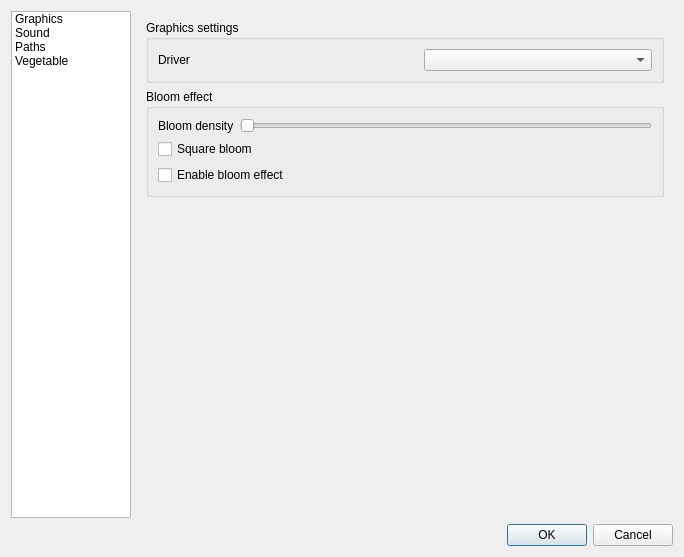
<?xml version="1.0" encoding="UTF-8"?>
<ui version="4.0">
 <class>CSettingsDialog</class>
 <widget class="QDialog" name="CSettingsDialog">
  <property name="windowModality">
   <enum>Qt::NonModal</enum>
  </property>
  <property name="geometry">
   <rect>
    <x>0</x>
    <y>0</y>
    <width>684</width>
    <height>557</height>
   </rect>
  </property>
  <property name="windowTitle">
   <string>Settings</string>
  </property>
  <property name="windowIcon">
   <iconset resource="object_viewer_qt.qrc">
    <normaloff>:/images/preferences.png</normaloff>:/images/preferences.png</iconset>
  </property>
  <property name="modal">
   <bool>true</bool>
  </property>
  <layout class="QGridLayout" name="gridLayout">
   <item row="0" column="0" colspan="2">
    <widget class="QListWidget" name="listWidget">
     <property name="sizePolicy">
      <sizepolicy hsizetype="Expanding" vsizetype="Expanding">
       <horstretch>0</horstretch>
       <verstretch>0</verstretch>
      </sizepolicy>
     </property>
     <property name="maximumSize">
      <size>
       <width>120</width>
       <height>16777215</height>
      </size>
     </property>
     <item>
      <property name="text">
       <string>Graphics</string>
      </property>
     </item>
     <item>
      <property name="text">
       <string>Sound</string>
      </property>
     </item>
     <item>
      <property name="text">
       <string>Paths</string>
      </property>
     </item>
     <item>
      <property name="text">
       <string>Vegetable</string>
      </property>
     </item>
    </widget>
   </item>
   <item row="1" column="0" colspan="3">
    <widget class="QDialogButtonBox" name="buttonBox">
     <property name="orientation">
      <enum>Qt::Horizontal</enum>
     </property>
     <property name="standardButtons">
      <set>QDialogButtonBox::Cancel|QDialogButtonBox::Ok</set>
     </property>
    </widget>
   </item>
   <item row="0" column="2">
    <widget class="QStackedWidget" name="stackedWidget">
     <property name="sizePolicy">
      <sizepolicy hsizetype="Preferred" vsizetype="Expanding">
       <horstretch>0</horstretch>
       <verstretch>0</verstretch>
      </sizepolicy>
     </property>
     <property name="frameShape">
      <enum>QFrame::NoFrame</enum>
     </property>
     <property name="frameShadow">
      <enum>QFrame::Plain</enum>
     </property>
     <property name="currentIndex">
      <number>0</number>
     </property>
     <widget class="QWidget" name="graphicsPage">
      <layout class="QGridLayout" name="gridLayout_10">
       <item row="0" column="0">
        <widget class="QGroupBox" name="graphicsGroupBox">
         <property name="title">
          <string>Graphics settings</string>
         </property>
         <layout class="QGridLayout" name="gridLayout_3">
          <item row="0" column="0">
           <layout class="QHBoxLayout" name="horizontalLayout_3">
            <item>
             <widget class="QLabel" name="driverGraphLabel">
              <property name="text">
               <string>Driver</string>
              </property>
             </widget>
            </item>
            <item>
             <spacer name="horizontalSpacer_3">
              <property name="orientation">
               <enum>Qt::Horizontal</enum>
              </property>
              <property name="sizeHint" stdset="0">
               <size>
                <width>40</width>
                <height>20</height>
               </size>
              </property>
             </spacer>
            </item>
            <item>
             <widget class="QComboBox" name="driverGraphComboBox">
              <property name="sizePolicy">
               <sizepolicy hsizetype="MinimumExpanding" vsizetype="Fixed">
                <horstretch>0</horstretch>
                <verstretch>0</verstretch>
               </sizepolicy>
              </property>
             </widget>
            </item>
           </layout>
          </item>
         </layout>
        </widget>
       </item>
       <item row="1" column="0">
        <widget class="QGroupBox" name="groupBox_2">
         <property name="title">
          <string>Bloom effect</string>
         </property>
         <layout class="QGridLayout" name="gridLayout_5">
          <item row="0" column="0">
           <layout class="QHBoxLayout" name="horizontalLayout_5">
            <item>
             <widget class="QLabel" name="label_5">
              <property name="text">
               <string>Bloom density</string>
              </property>
             </widget>
            </item>
            <item>
             <widget class="QSlider" name="bloomDensityHorizontalSlider">
              <property name="maximum">
               <number>255</number>
              </property>
              <property name="orientation">
               <enum>Qt::Horizontal</enum>
              </property>
             </widget>
            </item>
           </layout>
          </item>
          <item row="1" column="0">
           <widget class="QCheckBox" name="squareBloomCheckBox">
            <property name="text">
             <string>Square bloom</string>
            </property>
           </widget>
          </item>
          <item row="2" column="0">
           <widget class="QCheckBox" name="enableBloomCheckBox">
            <property name="text">
             <string>Enable bloom effect</string>
            </property>
           </widget>
          </item>
         </layout>
        </widget>
       </item>
       <item row="2" column="0">
        <spacer name="verticalSpacer_2">
         <property name="orientation">
          <enum>Qt::Vertical</enum>
         </property>
         <property name="sizeHint" stdset="0">
          <size>
           <width>20</width>
           <height>283</height>
          </size>
         </property>
        </spacer>
       </item>
      </layout>
     </widget>
     <widget class="QWidget" name="soundPage">
      <layout class="QGridLayout" name="gridLayout_4">
       <item row="0" column="0">
        <widget class="QGroupBox" name="soundGroupBox">
         <property name="title">
          <string>Sound settings</string>
         </property>
         <layout class="QGridLayout" name="gridLayout_2">
          <item row="0" column="0">
           <layout class="QVBoxLayout" name="verticalLayout">
            <item>
             <layout class="QHBoxLayout" name="horizontalLayout">
              <item>
               <widget class="QLabel" name="driverSndLabel">
                <property name="text">
                 <string>Driver</string>
                </property>
               </widget>
              </item>
              <item>
               <spacer name="horizontalSpacer">
                <property name="orientation">
                 <enum>Qt::Horizontal</enum>
                </property>
                <property name="sizeHint" stdset="0">
                 <size>
                  <width>40</width>
                  <height>20</height>
                 </size>
                </property>
               </spacer>
              </item>
              <item>
               <widget class="QComboBox" name="driverSndComboBox">
                <property name="sizePolicy">
                 <sizepolicy hsizetype="MinimumExpanding" vsizetype="Fixed">
                  <horstretch>0</horstretch>
                  <verstretch>0</verstretch>
                 </sizepolicy>
                </property>
               </widget>
              </item>
             </layout>
            </item>
            <item>
             <widget class="QCheckBox" name="autoLoadSampleCheckBox">
              <property name="text">
               <string>SoundAutoLoadSample</string>
              </property>
             </widget>
            </item>
            <item>
             <widget class="QCheckBox" name="enableOccludeObstructCheckBox">
              <property name="text">
               <string>SoundEnableOccludeObstruct</string>
              </property>
             </widget>
            </item>
            <item>
             <widget class="QCheckBox" name="enableReverbCheckBox">
              <property name="text">
               <string>SoundEnableReverb</string>
              </property>
             </widget>
            </item>
            <item>
             <widget class="QCheckBox" name="manualRolloffCheckBox">
              <property name="text">
               <string>SoundManualRolloff</string>
              </property>
             </widget>
            </item>
            <item>
             <widget class="QCheckBox" name="forceSoftwareCheckBox">
              <property name="text">
               <string>SoundForceSoftware</string>
              </property>
             </widget>
            </item>
            <item>
             <widget class="QCheckBox" name="useADPCMCheckBox">
              <property name="text">
               <string>SoundUseADPCM</string>
              </property>
             </widget>
            </item>
            <item>
             <layout class="QHBoxLayout" name="horizontalLayout_2">
              <item>
               <widget class="QLabel" name="maxTrackLabel">
                <property name="text">
                 <string>SoundMaxTrack</string>
                </property>
               </widget>
              </item>
              <item>
               <spacer name="horizontalSpacer_2">
                <property name="orientation">
                 <enum>Qt::Horizontal</enum>
                </property>
                <property name="sizeHint" stdset="0">
                 <size>
                  <width>40</width>
                  <height>20</height>
                 </size>
                </property>
               </spacer>
              </item>
              <item>
               <widget class="QSpinBox" name="maxTrackSpinBox">
                <property name="sizePolicy">
                 <sizepolicy hsizetype="Expanding" vsizetype="Fixed">
                  <horstretch>0</horstretch>
                  <verstretch>0</verstretch>
                 </sizepolicy>
                </property>
               </widget>
              </item>
             </layout>
            </item>
           </layout>
          </item>
         </layout>
        </widget>
       </item>
       <item row="1" column="0">
        <spacer name="verticalSpacer">
         <property name="orientation">
          <enum>Qt::Vertical</enum>
         </property>
         <property name="sizeHint" stdset="0">
          <size>
           <width>20</width>
           <height>89</height>
          </size>
         </property>
        </spacer>
       </item>
      </layout>
     </widget>
     <widget class="QWidget" name="pathsPage">
      <layout class="QGridLayout" name="gridLayout_7">
       <item row="0" column="0">
        <widget class="QGroupBox" name="searchPathsGroupBox">
         <property name="title">
          <string>Search paths</string>
         </property>
         <layout class="QGridLayout" name="gridLayout_6">
          <item row="0" column="0" rowspan="2">
           <widget class="QListWidget" name="pathsListWidget"/>
          </item>
          <item row="0" column="1">
           <layout class="QVBoxLayout" name="verticalLayout_2">
            <item>
             <widget class="QToolButton" name="addToolButton">
              <property name="sizePolicy">
               <sizepolicy hsizetype="Preferred" vsizetype="Maximum">
                <horstretch>0</horstretch>
                <verstretch>0</verstretch>
               </sizepolicy>
              </property>
              <property name="text">
               <string>...</string>
              </property>
              <property name="icon">
               <iconset resource="object_viewer_qt.qrc">
                <normaloff>:/images/list-add.png</normaloff>:/images/list-add.png</iconset>
              </property>
              <property name="iconSize">
               <size>
                <width>16</width>
                <height>16</height>
               </size>
              </property>
             </widget>
            </item>
            <item>
             <widget class="QToolButton" name="removeToolButton">
              <property name="text">
               <string>...</string>
              </property>
              <property name="icon">
               <iconset resource="object_viewer_qt.qrc">
                <normaloff>:/images/list-remove.png</normaloff>:/images/list-remove.png</iconset>
              </property>
             </widget>
            </item>
            <item>
             <widget class="QToolButton" name="upToolButton">
              <property name="text">
               <string>...</string>
              </property>
              <property name="icon">
               <iconset resource="object_viewer_qt.qrc">
                <normaloff>:/images/go-up.png</normaloff>:/images/go-up.png</iconset>
              </property>
             </widget>
            </item>
            <item>
             <widget class="QToolButton" name="downToolButton">
              <property name="text">
               <string>...</string>
              </property>
              <property name="icon">
               <iconset resource="object_viewer_qt.qrc">
                <normaloff>:/images/go-down.png</normaloff>:/images/go-down.png</iconset>
              </property>
             </widget>
            </item>
           </layout>
          </item>
          <item row="1" column="1">
           <spacer name="verticalSpacer_4">
            <property name="orientation">
             <enum>Qt::Vertical</enum>
            </property>
            <property name="sizeHint" stdset="0">
             <size>
              <width>20</width>
              <height>195</height>
             </size>
            </property>
           </spacer>
          </item>
         </layout>
        </widget>
       </item>
      </layout>
     </widget>
     <widget class="QWidget" name="page">
      <layout class="QGridLayout" name="gridLayout_8">
       <item row="0" column="1">
        <widget class="QGroupBox" name="groupBox">
         <property name="title">
          <string>Setup Landscape</string>
         </property>
         <layout class="QGridLayout" name="gridLayout_9">
          <item row="0" column="0">
           <widget class="QLabel" name="label">
            <property name="text">
             <string>Tile bank:</string>
            </property>
           </widget>
          </item>
          <item row="0" column="1" colspan="2">
           <widget class="QLineEdit" name="tileBankLineEdit">
            <property name="sizePolicy">
             <sizepolicy hsizetype="Preferred" vsizetype="Fixed">
              <horstretch>0</horstretch>
              <verstretch>0</verstretch>
             </sizepolicy>
            </property>
           </widget>
          </item>
          <item row="0" column="3">
           <widget class="QToolButton" name="tileBankToolButton">
            <property name="text">
             <string>...</string>
            </property>
           </widget>
          </item>
          <item row="1" column="0">
           <widget class="QLabel" name="label_2">
            <property name="text">
             <string>Tile far bank:</string>
            </property>
           </widget>
          </item>
          <item row="1" column="1" colspan="2">
           <widget class="QLineEdit" name="tileFarBankLineEdit">
            <property name="sizePolicy">
             <sizepolicy hsizetype="Preferred" vsizetype="Fixed">
              <horstretch>0</horstretch>
              <verstretch>0</verstretch>
             </sizepolicy>
            </property>
           </widget>
          </item>
          <item row="1" column="3">
           <widget class="QToolButton" name="tileFarBankToolButton">
            <property name="text">
             <string>...</string>
            </property>
           </widget>
          </item>
          <item row="2" column="0">
           <widget class="QLabel" name="label_4">
            <property name="text">
             <string>Vegetable texture:</string>
            </property>
           </widget>
          </item>
          <item row="2" column="1" colspan="2">
           <widget class="QLineEdit" name="vegetTextureLineEdit">
            <property name="sizePolicy">
             <sizepolicy hsizetype="Preferred" vsizetype="Fixed">
              <horstretch>0</horstretch>
              <verstretch>0</verstretch>
             </sizepolicy>
            </property>
           </widget>
          </item>
          <item row="2" column="3">
           <widget class="QToolButton" name="vegetTexToolButton">
            <property name="text">
             <string>...</string>
            </property>
           </widget>
          </item>
          <item row="3" column="0">
           <widget class="QLabel" name="label_3">
            <property name="text">
             <string>Landscape zones:</string>
            </property>
           </widget>
          </item>
          <item row="3" column="1">
           <spacer name="horizontalSpacer_4">
            <property name="orientation">
             <enum>Qt::Horizontal</enum>
            </property>
            <property name="sizeType">
             <enum>QSizePolicy::Expanding</enum>
            </property>
            <property name="sizeHint" stdset="0">
             <size>
              <width>118</width>
              <height>20</height>
             </size>
            </property>
           </spacer>
          </item>
          <item row="3" column="2" colspan="2">
           <layout class="QHBoxLayout" name="horizontalLayout_4">
            <property name="sizeConstraint">
             <enum>QLayout::SetMinimumSize</enum>
            </property>
            <item>
             <widget class="QToolButton" name="addZoneToolButton">
              <property name="sizePolicy">
               <sizepolicy hsizetype="Fixed" vsizetype="Fixed">
                <horstretch>0</horstretch>
                <verstretch>0</verstretch>
               </sizepolicy>
              </property>
              <property name="text">
               <string>...</string>
              </property>
              <property name="icon">
               <iconset resource="object_viewer_qt.qrc">
                <normaloff>:/images/list-add.png</normaloff>:/images/list-add.png</iconset>
              </property>
              <property name="iconSize">
               <size>
                <width>16</width>
                <height>16</height>
               </size>
              </property>
             </widget>
            </item>
            <item>
             <widget class="QToolButton" name="removeZoneToolButton">
              <property name="text">
               <string>...</string>
              </property>
              <property name="icon">
               <iconset resource="object_viewer_qt.qrc">
                <normaloff>:/images/list-remove.png</normaloff>:/images/list-remove.png</iconset>
              </property>
             </widget>
            </item>
           </layout>
          </item>
          <item row="4" column="0" colspan="4">
           <widget class="QListWidget" name="zonesListWidget">
            <property name="sizePolicy">
             <sizepolicy hsizetype="Preferred" vsizetype="Expanding">
              <horstretch>0</horstretch>
              <verstretch>0</verstretch>
             </sizepolicy>
            </property>
           </widget>
          </item>
         </layout>
        </widget>
       </item>
      </layout>
     </widget>
    </widget>
   </item>
  </layout>
 </widget>
 <tabstops>
  <tabstop>listWidget</tabstop>
  <tabstop>driverGraphComboBox</tabstop>
  <tabstop>driverSndComboBox</tabstop>
  <tabstop>autoLoadSampleCheckBox</tabstop>
  <tabstop>enableOccludeObstructCheckBox</tabstop>
  <tabstop>enableReverbCheckBox</tabstop>
  <tabstop>manualRolloffCheckBox</tabstop>
  <tabstop>forceSoftwareCheckBox</tabstop>
  <tabstop>useADPCMCheckBox</tabstop>
  <tabstop>maxTrackSpinBox</tabstop>
  <tabstop>pathsListWidget</tabstop>
  <tabstop>addToolButton</tabstop>
  <tabstop>removeToolButton</tabstop>
  <tabstop>upToolButton</tabstop>
  <tabstop>downToolButton</tabstop>
  <tabstop>buttonBox</tabstop>
 </tabstops>
 <resources>
  <include location="object_viewer_qt.qrc"/>
 </resources>
 <connections>
  <connection>
   <sender>buttonBox</sender>
   <signal>accepted()</signal>
   <receiver>CSettingsDialog</receiver>
   <slot>accept()</slot>
   <hints>
    <hint type="sourcelabel">
     <x>222</x>
     <y>385</y>
    </hint>
    <hint type="destinationlabel">
     <x>157</x>
     <y>274</y>
    </hint>
   </hints>
  </connection>
  <connection>
   <sender>buttonBox</sender>
   <signal>rejected()</signal>
   <receiver>CSettingsDialog</receiver>
   <slot>reject()</slot>
   <hints>
    <hint type="sourcelabel">
     <x>290</x>
     <y>391</y>
    </hint>
    <hint type="destinationlabel">
     <x>286</x>
     <y>274</y>
    </hint>
   </hints>
  </connection>
  <connection>
   <sender>listWidget</sender>
   <signal>currentRowChanged(int)</signal>
   <receiver>stackedWidget</receiver>
   <slot>setCurrentIndex(int)</slot>
   <hints>
    <hint type="sourcelabel">
     <x>69</x>
     <y>96</y>
    </hint>
    <hint type="destinationlabel">
     <x>226</x>
     <y>360</y>
    </hint>
   </hints>
  </connection>
 </connections>
</ui>
